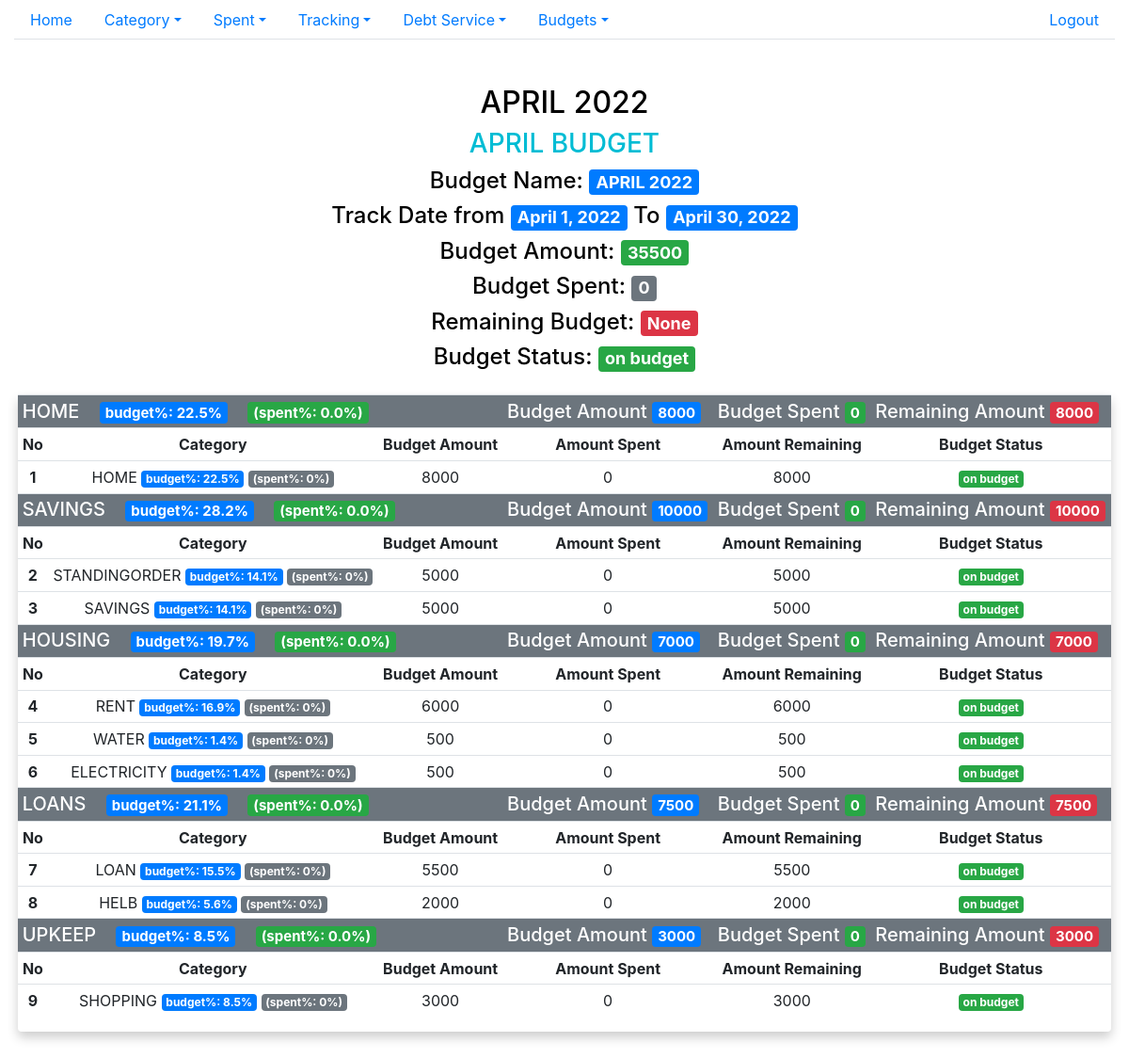
Screenshot of /budgetview/3 (signed in) with the database file from the repository.
### spent/models.py (models this page shows, shortened)
class Budget(models.Model):
    name = models.CharField(max_length=32)
    description= models.CharField(max_length=128,null=True,blank=True)
    track_id = models.ForeignKey(Track,on_delete=models.CASCADE)
    voided = models.IntegerField(default=0)
    date_created = models.DateTimeField(auto_now_add=True)
    date_updated = models.DateTimeField(auto_now=True)
    user_id = models.ForeignKey(settings.AUTH_USER_MODEL, on_delete=models.CASCADE)
    class Meta:
        ordering=['-track_id__start_date']

class Track(models.Model):
    start_date = models.DateField()
    end_date = models.DateField(null=True,blank=True)
    amount = models.IntegerField()
    voided = models.IntegerField(default=0)
    user_id = models.ForeignKey(settings.AUTH_USER_MODEL,on_delete=models.CASCADE)
    date_created = models.DateTimeField(auto_now_add=True)
    date_updated = models.DateTimeField(auto_now=True)
    class Meta:
        ordering =["-start_date"]

class BudgetClassItem(models.Model):
    name = models.CharField(max_length=32)
    budget_category = models.ForeignKey(BudgetCategory,on_delete=models.CASCADE)
    voided = models.IntegerField(default=0)
    user_id = models.ForeignKey(settings.AUTH_USER_MODEL, on_delete=models.CASCADE)
    date_created= models.DateTimeField(auto_now_add=True)
    date_updated= models.DateTimeField(auto_now=True)

class BudgetCategory(models.Model):
    name = models.CharField(max_length=32)
    priority= models.IntegerField()
    voided = models.IntegerField(default=0)
    user_id = models.ForeignKey(settings.AUTH_USER_MODEL, on_delete=models.CASCADE)
    date_created= models.DateTimeField(auto_now_add=True)
    date_updated=models.DateTimeField(auto_now=True)

### spent/views.py (the view)
# urls.py: path('budgetview/<int:budget>',views.IndividualBudgetView.as_view(),name="budget_view"),
class IndividualBudgetView(LoginRequiredMixin,View):
    def get(self,request,budget):
        user = User.objects.get(username=self.request.user) # get the user
        user_id = user.id #get the user id
        with connection.cursor() as cursor:
            cursor.execute(f"""
            select b.id,
            b.name,
            b.description,
            t.start_date,
            t.end_date,
            t.amount as track_amount,
            case when total_budget.budget_total is not NULL
            then total_budget.budget_total
            else 0 end as budget_total,
            case when spent.total_spent is not NULL
            then spent.total_spent else 0 end as total_spent,
            total_budget.budget_total-spent.total_spent as remaining_budget,
            case when (total_budget.budget_total-spent.total_spent) < 0 then "surpassed budget"
            else "on budget"  end as budget_status
            from spent_budget b
            inner join spent_track t on t.id = b.track_id_id
            left outer join (
            select sbi.budget_id,sum(sbi.amount) as budget_total
             from spent_budgetitem sbi
            where sbi.voided = 0 and user_id_id = {user_id}
            group by sbi.budget_id
            )total_budget on b.id = total_budget.budget_id
            left outer join (
            select bd.id,tracker.total_spent
            from spent_budget bd
            inner join (
            select tk.track_id_id,
             sum(s.amount) as total_spent
             from spent_tracking tk
            inner join spent_spent s on tk.spent_id_id = s.id
            where tk.voided=0 and s.voided=0 and tk.user_id_id= {user_id}
            group by tk.track_id_id
            )tracker on bd.track_id_id = tracker.track_id_id
            )spent on b.id = spent.id
            where b.voided = 0 and b.user_id_id ={user_id} and b.id={budget}
            order by t.start_date desc
            """)
            columns = [col[0] for col in cursor.description]
            budgetdata = [dict(zip(columns, row)) for row in cursor.fetchall()][0]
        with connection.cursor() as cursor:
            cursor.execute(f"""
            select bi.id,
            bci.name,
            bi.amount,
            case when sp.budget_spent is not NULL then sp.budget_spent
            else 0 end as budget_spent,
            case when sp.budget_spent is not NULL then (bi.amount - sp.budget_spent)
            else bi.amount end as remaining_budget,
            case when ((sp.budget_spent is not NULL) and (bi.amount - sp.budget_spent) < 0) then "surpasses budget"
            else "on budget" end as budget_status,
            bc.name as category,
            bc.priority,
            round(bi.amount/(bd.budget_total * 1.0)*100,1) as budget_perc,
			case when round(sp.budget_spent/(bi.amount * 1.0)*100) is null then 0
			else round(sp.budget_spent/(bi.amount * 1.0)*100,1)
			end as spent_perc
             from spent_budgetitem bi
            inner join spent_budgetclassitem bci on bi.budget_class_item_id = bci.id
            inner join spent_budgetcategory bc on bci.budget_category_id = bc.id
            left outer join(
            select
            spent.budget_class_category,
            spent.name,
            sum(amount) budget_spent
            from spent_budget b
            inner join (
            select trk.track_id_id,
            a.*
             from spent_tracking trk
             inner join (
            select
            ss.id as spent_id,
            ss.amount,
            ss.category_id_id,
            ct.budget_class_category,
            ct.name
             from spent_spent ss
              inner join(
            select cat.id as category_id,
            cat.category,
            bdgclass.id as budget_class_category,
            bdgclass.name
             from spent_category cat
            inner join spent_budgetclassitem bdgclass on cat.budget_category_id = bdgclass.id
            where cat.voided =0 and bdgclass.voided=0 and cat.user_id_id={user_id}) ct
            on ss.category_id_id = ct.category_id
             where ss.voided=0 and ss.user_id_id={user_id}) a
             on trk.spent_id_id = a.spent_id
             where trk.voided =0
            )spent on b.track_id_id = spent.track_id_id
            where b.voided=0 and b.id ={budget}
            group by spent.budget_class_category
            )sp on bci.id = sp.budget_class_category
            left outer join (
			select sbi.budget_id,sum(sbi.amount) as budget_total
             from spent_budgetitem sbi
            where sbi.voided = 0 and user_id_id = {user_id}
            group by sbi.budget_id
			)bd on bi.budget_id = bd.budget_id



            where bi.voided=0 and bci.voided=0 and bi.user_id_id={user_id} and bci.user_id_id ={user_id}
            and bi.budget_id={budget}
            order by bc.priority
            """)
            columns = [col[0] for col in cursor.description]
            datalist = [dict(zip(columns, row)) for row in cursor.fetchall()]
        with connection.cursor() as cursor:
            cursor.execute(f"""
            select f.*,
            round(f.spent_total/(f.budget_total*1.0)*100,1) as spent_perc,
            round(f.budget_total/(bd.budget_total*1.0)*100,1) as budget_perc
            from(
            select 		s.budget_id,
            sum(s.amount) as budget_total,
            sum(s.budget_spent) as spent_total,
            sum(s.remaining_budget) as remaining_total,
            s.category
            from
            (
            select bi.id,
			bi.budget_id,
            bci.name,
            bi.amount,
            case when sp.budget_spent is not NULL then sp.budget_spent
            else 0 end as budget_spent,
            case when sp.budget_spent is not NULL then (bi.amount - sp.budget_spent)
            else bi.amount end as remaining_budget,
            case when ((sp.budget_spent is not NULL) and (bi.amount - sp.budget_spent) < 0) then "surpasses budget"
            else "on budget" end as budget_status,
            bc.name as category,
            bc.priority
             from spent_budgetitem bi
            inner join spent_budgetclassitem bci on bi.budget_class_item_id = bci.id
            inner join spent_budgetcategory bc on bci.budget_category_id = bc.id
            left outer join(
            select
            spent.budget_class_category,
            spent.name,
            sum(amount) budget_spent
            from spent_budget b
            inner join (
            select trk.track_id_id,
            a.*
             from spent_tracking trk
             inner join (
            select
            ss.id as spent_id,
            ss.amount,
            ss.category_id_id,
            ct.budget_class_category,
            ct.name
             from spent_spent ss
              inner join(
            select cat.id as category_id,
            cat.category,
            bdgclass.id as budget_class_category,
            bdgclass.name
             from spent_category cat
            inner join spent_budgetclassitem bdgclass on cat.budget_category_id = bdgclass.id
            where cat.voided =0 and bdgclass.voided=0 and cat.user_id_id={user_id}) ct
            on ss.category_id_id = ct.category_id
             where ss.voided=0 and ss.user_id_id={user_id}) a
             on trk.spent_id_id = a.spent_id
             where trk.voided =0
            )spent on b.track_id_id = spent.track_id_id
            where b.voided=0 and b.id ={budget}
            group by spent.budget_class_category
            )sp on bci.id = sp.budget_class_category
            where bi.voided=0 and bci.voided=0 and bi.user_id_id={user_id} and bci.user_id_id ={user_id}
            and bi.budget_id={budget}
            order by bc.priority) s
            group by s.category
            order by s.priority) f

			left outer join (
			select sbi.budget_id,sum(sbi.amount) as budget_total
             from spent_budgetitem sbi
            where sbi.voided = 0 and user_id_id = {user_id}
            group by sbi.budget_id
			)bd on f.budget_id = bd.budget_id
            """)
            columns = [col[0] for col in cursor.description]
            groupdata = [dict(zip(columns, row)) for row in cursor.fetchall()]
        context={
            'datalist':datalist,
            'groupdata':groupdata,
            'budgetdata':budgetdata,
        }
        return render(request,'spent/individual_budget_view_form.html',context)

### spent/templates/spent/individual_budget_view_form.html (shortened to what this page needs)
{% extends "base.html" %}
{%block content %}
<div class="container-fluid px-1 py-5 mx-auto">
	<div class="text-center">
            <h2>{{budgetdata.name}}</h2>
            <p class="h3 blue-text">{{budgetdata.description}}</p>
            <ul class="list-unstyled d-flex flex-column">
            	<li class="h4 ">Budget Name: <span class="badge badge-primary title">{{budgetdata.name}}</span></li>
            	<li class="h4">Track Date from <span class="badge badge-primary">{{budgetdata.start_date}} </span> To <span class="badge badge-primary">{{budgetdata.end_date}}</span></li>
            	<li class="h4">Budget Amount: <span class="badge badge-success">{{budgetdata.budget_total}}</span></li>
            	<li class="h4">Budget Spent: <span class="badge badge-secondary">{{budgetdata.total_spent}}</span></li>
            	<li class="h4">Remaining Budget: <span class="badge badge-danger">{{budgetdata.remaining_budget}}</span></li>
				<li class="h4">Budget Status: <span {% if budgetdata.budget_status == "on budget" %} class="badge badge-success" {%else%} class="badge badge-danger" {%endif%}>{{budgetdata.budget_status}}</span></li>
            </ul>
				<div class="card m-0 p-0">
				<table class="table table-sm table-hover">
				  <tbody>
                  {% for group in groupdata %}
				  	<tr>
						<th scope="col" class="text-left text-white h5 bg-secondary" colspan="3">{{group.category}}   <span class="badge badge-primary mx-3">budget%: {{group.budget_perc}}%</span>
						 <span {% if group.spent_perc >= 100 %} class="badge badge-danger"
							 {%else  %} class="badge badge-success" {%endif %}>(spent%:  {{group.spent_perc}}%)</span> </th>
					  <th scope="col" class="text-left text-white  h5 bg-secondary">Budget Amount <span class="badge badge-primary">{{group.budget_total}}</span></th>
					  <th scope="col" class="text-left text-white h5 bg-secondary">Budget Spent <span class="badge badge-success">{{group.spent_total}}</span></th>
					  <th scope="col" class="text-left text-white h5 bg-secondary">Remaining Amount <span class="badge badge-danger">{{group.remaining_total}}</span></th>
					</tr>
					<tr>
					  <th scope="row">No</th>
					  <th scope="row">Category</th>
					  <th scope="row">Budget Amount</th>
					  <th scope="row">Amount Spent</th>
					  <th scope="row">Amount Remaining</th>
					  <th scope="row">Budget Status</th>
					</tr>
                  {% for data in datalist %}
                    {% if data.category == group.category %}
					<tr>
					  <th scope="row">{{forloop.counter}}</th>
					  <td>{{data.name}} <span class="badge badge-primary">budget%: {{data.budget_perc}}%</span>
						 <span {% if data.spent_perc >= 100 %} class="badge badge-danger"
							 {%else  %} class="badge badge-secondary" {%endif %}>(spent%:  {{data.spent_perc}}%)</span> </td>
					  <td>{{data.amount}}</td>
					  <td>{{data.budget_spent}}</td>
					  <td>{{data.remaining_budget}}</td>
					  <td><span {% if data.budget_status == "on budget" %} class="badge badge-success" {%else %} class="badge badge-danger" {% endif %}>
                      {{data.budget_status}}</span></td>
					</tr>
                  {% endif %}
                  {% endfor %}
                  {% endfor %}
				  </tbody>
				</table>
				</div>
            </div>
      </div>
{% endblock content %}

### static/spent/main.css (style rules this page uses)
body { color: #000; overflow-x: hidden; height: 100%; background-repeat: no-repeat; background-size: 100% 100% }
.card { padding: 30px 40px; margin-top: 60px; margin-bottom: 60px; border: none !important; box-shadow: 0 6px 12px 0 rgba(0, 0, 0, 0.2) }
.blue-text { color: #00BCD4 }

### rows the page displays
Budget: name "APRIL 2022", description "APRIL BUDGET"
Track: start_date "April 1, 2022", end_date "April 30, 2022"
BudgetClassItem: name "STANDINGORDER", budget_perc "14.1", spent_perc "0", amount "5000", budget_spent "0", remaining_budget "5000", budget_status "on budget"
BudgetCategory: category "HOUSING", budget_perc "19.7", spent_perc "0.0", budget_total "7000", spent_total "0", remaining_total "7000", name "RENT", budget_perc "16.9", spent_perc "0", amount "6000", budget_spent "0", remaining_budget "6000", budget_status "on budget"
BudgetClassItem: name "WATER", budget_perc "1.4", spent_perc "0", amount "500", budget_spent "0", remaining_budget "500", budget_status "on budget"
BudgetClassItem: name "ELECTRICITY", budget_perc "1.4", spent_perc "0", amount "500", budget_spent "0", remaining_budget "500", budget_status "on budget"
BudgetCategory: category "LOANS", budget_perc "21.1", spent_perc "0.0", budget_total "7500", spent_total "0", remaining_total "7500", name "LOAN" "HELB", budget_perc "15.5" "5.6", spent_perc "0" "0", amount "5500" "2000", budget_spent "0" "0", remaining_budget "5500" "2000", budget_status "on budget" "on budget"

### other values shown
{{ budgetdata.budget_total }} "35500"
{{ budgetdata.total_spent }} "0"
{{ budgetdata.remaining_budget }} "None"
{{ budgetdata.budget_status }} "on budget"
{{ group.category }} "HOME" "SAVINGS" "UPKEEP"
{{ group.budget_perc }} "22.5" "28.2" "8.5"
{{ group.spent_perc }} "0.0" "0.0" "0.0"
{{ group.budget_total }} "8000" "10000" "3000"
{{ group.spent_total }} "0" "0" "0"
{{ group.remaining_total }} "8000" "10000" "3000"
{{ data.name }} "HOME" "SAVINGS" "SHOPPING"
{{ data.budget_perc }} "22.5" "14.1" "8.5"
{{ data.spent_perc }} "0" "0" "0"
{{ data.amount }} "8000" "5000" "3000"
{{ data.budget_spent }} "0" "0" "0"
